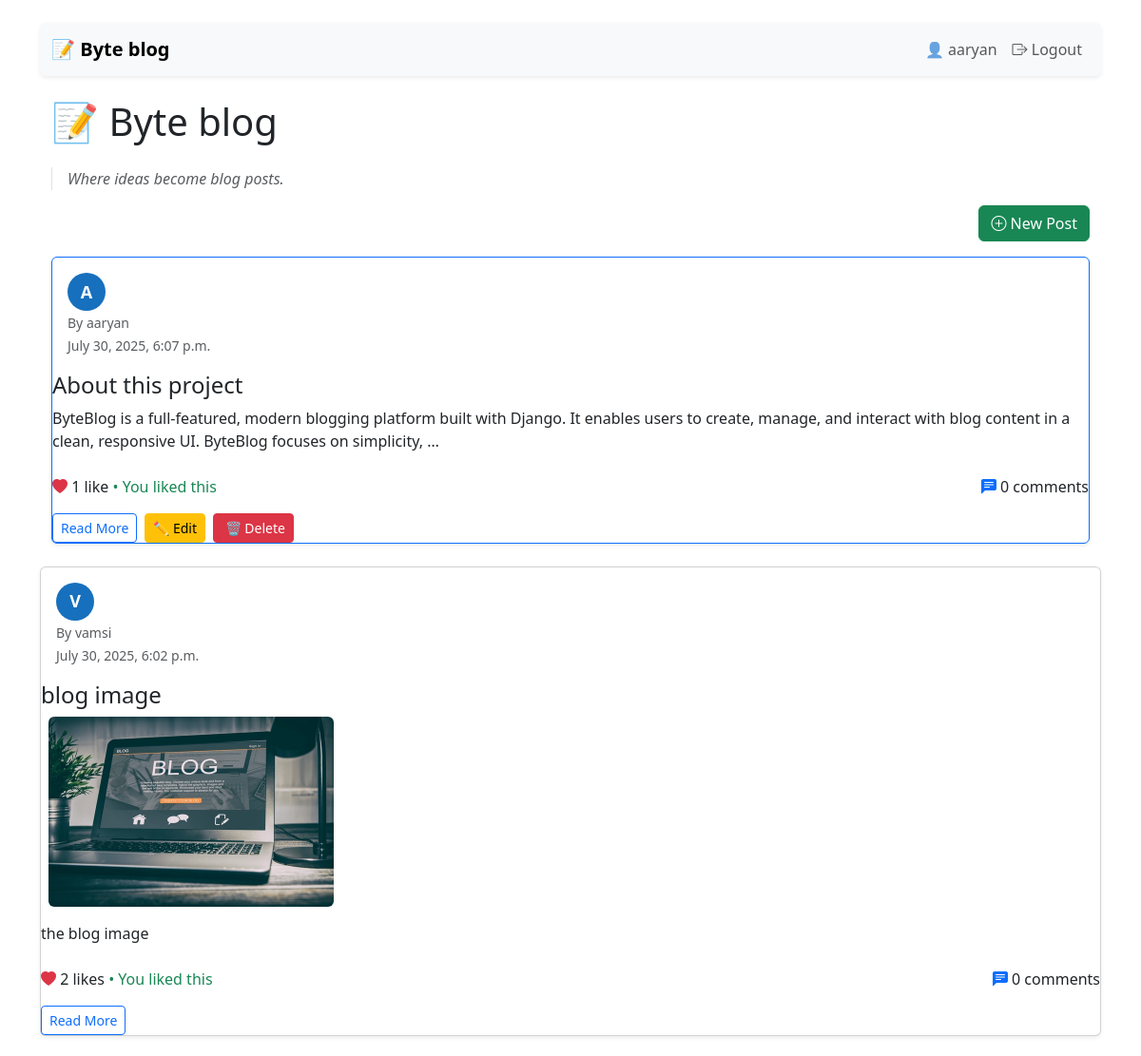
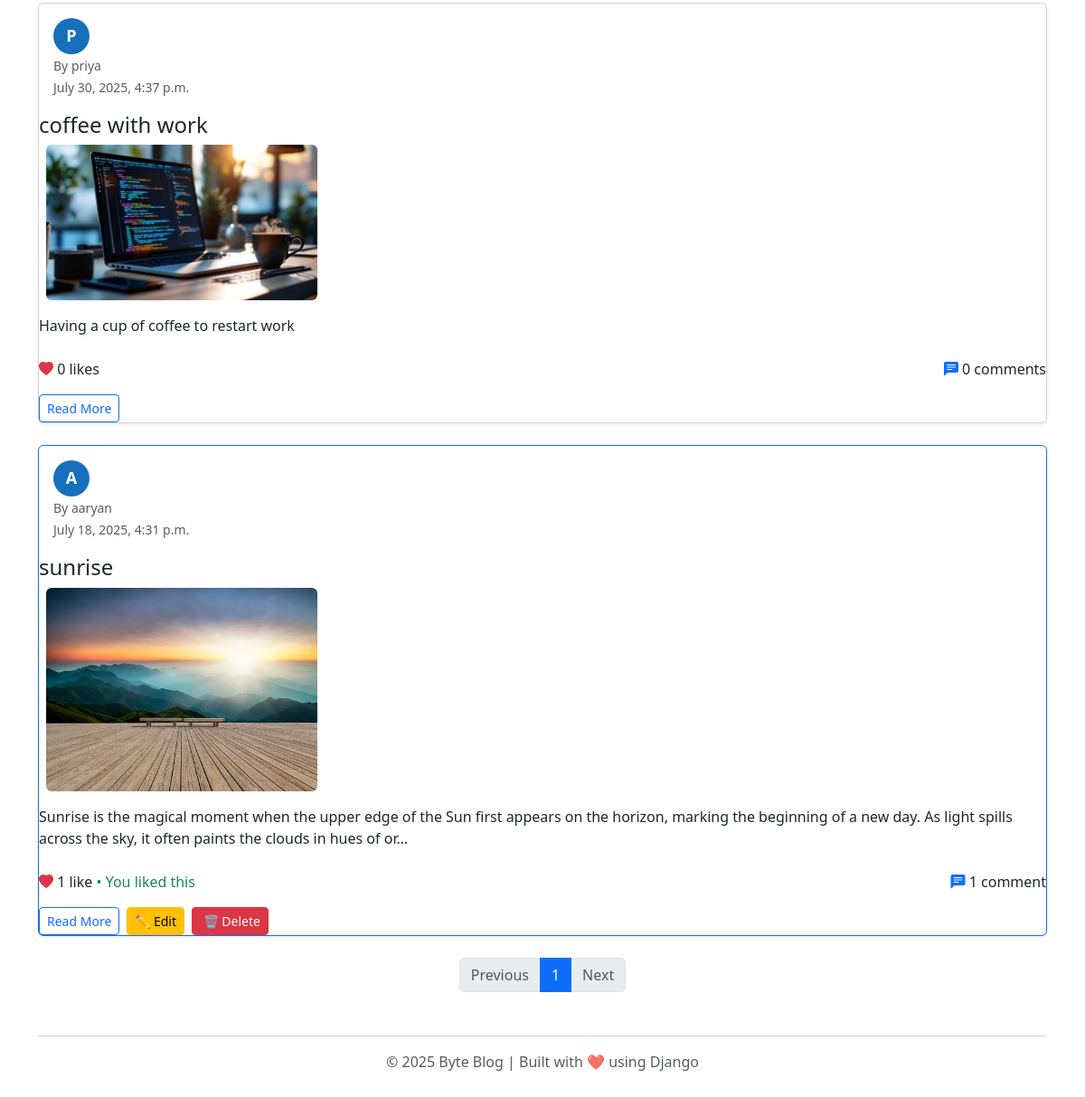
The app's page / (signed in) with its own data (2 pictures, top to bottom).
### blog/models.py (models this page shows, shortened)
class Post(models.Model):
    title=models.CharField(max_length=200)
    image = models.ImageField(upload_to='post_images/', blank=True, null=True)
    content=models.TextField()
    date_created=models.DateTimeField(auto_now_add=True)
    author = models.ForeignKey(User, on_delete=models.CASCADE ,default=1)

### blog/views.py (the view)
# urls.py: 2. Add a URL to urlpatterns:  path('', views.home, name='home')
def home(request):
    user = request.user
    posts = Post.objects.prefetch_related('comments', 'likes').order_by('-date_created')
    if user.is_authenticated:
        liked_posts = Like.objects.filter(post=OuterRef('pk'), user=user)
        posts = posts.annotate(user_liked=Exists(liked_posts))
    else:
        posts = Post.objects.annotate(is_favorite=Value(False, output_field=BooleanField()))
        profile = None
    paginator = Paginator(posts, 5)
    page_number = request.GET.get('page')
    page_obj = paginator.get_page(page_number)
    context = {
        'page_obj': page_obj,
    }
    return render(request, 'blog/home.html', context)

### templates/blog/home.html (shortened to what this page needs)
{% extends 'blog/base.html' %}
{% load static %}
{% block content %}
<div class="container mt-4">
  <h1 class="mb-4">📝  Byte blog</h1>
  <p class="text-muted border-start ps-3 fst-italic">Where ideas become blog posts.</p>
  {% if user.is_authenticated %}
    <div class="d-flex justify-content-end mb-3">
      <a href="{% url 'post_new' %}" class="btn btn-success">
        <i class="bi bi-plus-circle"></i> New Post
      </a>
    </div>
  {% endif %}
  {% for post in page_obj %}
    <div class="card mb-4 shadow-sm {% if user == post.author %}border-primary{% endif %}">
      <div class="card-body">
        <div class="d-flex align-items-center">
  {% if post.author.profile.image %}
    <img src="{{ post.author.profile.image.url }}" alt="Avatar"
         class="rounded-circle" height="40" width="40">
  {% else %}
    <div class="avatar-placeholder">
      {{ post.author.first_name|default:post.author.username|slice:":1"|upper }}
    </div>
  {% endif %}
          </div>
          <div>
            <small class="text-muted">By {{ post.author.username }}</small><br>
            <small class="text-muted">{{ post.date_created|date:"F j, Y, g:i a" }}</small>
          </div>
        </div>
        <h4>
          <a href="{% url 'post_detail' post_id=post.id %}" class="text-decoration-none text-dark">{{ post.title }}</a>
        </h4>
        {% if post.image %}
          <img src="{{ post.image.url }}" class="img-fluid rounded mb-3 ms-2" style="max-width: 300px; height: auto; width: 300px; " alt="Post Image">
        {% endif %}
        <p>{{ post.content|truncatechars:200 }}</p>
        <div class="d-flex justify-content-between mt-2">
          <span>
            <i class="bi bi-heart-fill text-danger"></i>
            {{ post.likes.count }} like{{ post.likes.count|pluralize }}
            {% if post.user_liked %}
              <span class="text-success">• You liked this</span>
            {% endif %}
          </span>
          <span>
            <i class="bi bi-chat-left-text-fill text-primary"></i>
            {{ post.comments.count }} comment{{ post.comments.count|pluralize }}
          </span>
        </div>
        <div class="d-flex gap-2 mt-3  flex-wrap" role="group">
          <a href="{% url 'post_detail' post_id=post.id %}" class="btn btn-outline-primary btn-sm ">Read More</a>
          {% if user == post.author %}
            <a href="{% url 'post_edit' post.id %}" class="btn btn-warning  btn-sm "> ✏ Edit</a>
            <a href="{% url 'post_delete' post.id %}" class="btn btn-danger btn-sm "> 🗑 Delete
</a>
          {% endif %}
        </div>
      </div>
    </div>
  {% empty %}
    <p>No posts available.</p>
  {% endfor %}
  <nav aria-label="Page navigation">
    <ul class="pagination justify-content-center">
      {% if page_obj.has_previous %}
        <li class="page-item">
          <a class="page-link" href="?page={{ page_obj.previous_page_number }}">Previous</a>
        </li>
      {% else %}
        <li class="page-item disabled"><span class="page-link">Previous</span></li>
      {% endif %}
      {% for num in page_obj.paginator.page_range %}
        <li class="page-item {% if num == page_obj.number %}active{% endif %}">
          <a class="page-link" href="?page={{ num }}">{{ num }}</a>
        </li>
      {% endfor %}
      {% if page_obj.has_next %}
        <li class="page-item">
          <a class="page-link" href="?page={{ page_obj.next_page_number }}">Next</a>
        </li>
      {% else %}
        <li class="page-item disabled"><span class="page-link">Next</span></li>
      {% endif %}
    </ul>
  </nav>
{% endblock %}

### templates/blog/base.html (shortened to what this page needs)
{% load static %}
<!DOCTYPE html>
<html lang="en">
<head>
    <link href="https://cdn.jsdelivr.net/npm/bootstrap@5.3.3/dist/css/bootstrap.min.css" rel="stylesheet">
    <link href="https://cdn.jsdelivr.net/npm/bootstrap-icons@1.10.5/font/bootstrap-icons.css" rel="stylesheet">
</head>
<body class="container py-4">
<nav class="navbar navbar-expand-lg navbar-light bg-light shadow-sm rounded mb-4">
  <div class="container">
    <a class="navbar-brand fw-bold" href="/">📝 Byte blog</a>
    <div class="collapse navbar-collapse justify-content-end" id="navbarContent">
      <ul class="navbar-nav">
        {% if user.is_authenticated %}
          <li class="nav-item">
            <span class="nav-link">👤 {{ user.username }}</span>
          </li>
          <li class="nav-item">
            <a class="nav-link" href="{% url 'logout' %}"><i class="bi bi-box-arrow-right"></i> Logout</a>
          </li>
        {% else %}
          <li class="nav-item">
            <a class="nav-link" href="{% url 'login' %}"><i class="bi bi-box-arrow-in-right"></i> Login</a>
          </li>
        {% endif %}
      </ul>
    </div>
  </div>
</nav>
{% block content %}{% endblock %}
<footer class="text-center mt-5 text-muted">
  <hr>
  <p>© 2025 Byte Blog | Built with ❤️ using Django</p>
</footer>
</body>
</html>

### templates/blog/base.html (style rules this page uses)
body { transition: background-color 0.3s, color 0.3s; }

### templates/blog/home.html (style rules this page uses)
.avatar-placeholder { width: 40px; height: 40px; background-color: #1770bd; color: white; border-radius: 50%; display: flex; align-items: center; justify-content: center; font-weight: bold; font-size: 18px; }

### records on screen
Post: author.first_name "A", author.username "aaryan", date_created "July 30, 2025, 6:07 p.m.", title "About this project", content "ByteBlog is a full-featured, modern blogging platform built with Django. It enables users to create, manage, and interact with blog content in a clean, responsive UI. ByteBlog focuses on simplicity, …", likes.count "1", shows "• You liked this", comments.count "0", shows "✏ Edit"
Post: author.first_name "V", author.username "vamsi", date_created "July 30, 2025, 6:02 p.m.", title "blog image", image (picture), content "the blog image", likes.count "2", shows "• You liked this", comments.count "0"
Post: author.first_name "P", author.username "priya", date_created "July 30, 2025, 4:37 p.m.", title "coffee with work", image (picture), content "Having a cup of coffee to restart work", likes.count "0", comments.count "0"
Post: author.first_name "A", author.username "aaryan", date_created "July 18, 2025, 4:31 p.m.", title "sunrise", image (picture), content "Sunrise is the magical moment when the upper edge of the Sun first appears on the horizon, marking the beginning of a new day. As light spills across the sky, it often paints the clouds in hues of or…", likes.count "1", shows "• You liked this", comments.count "1", shows "✏ Edit"

### other values on screen
{{ user.username }} "aaryan"
{{ num }} "1"
